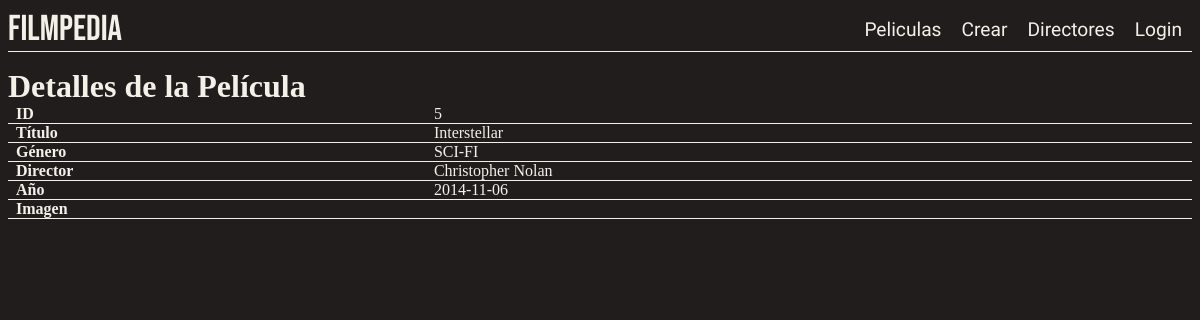
The app's page /pelicula/5, older data.
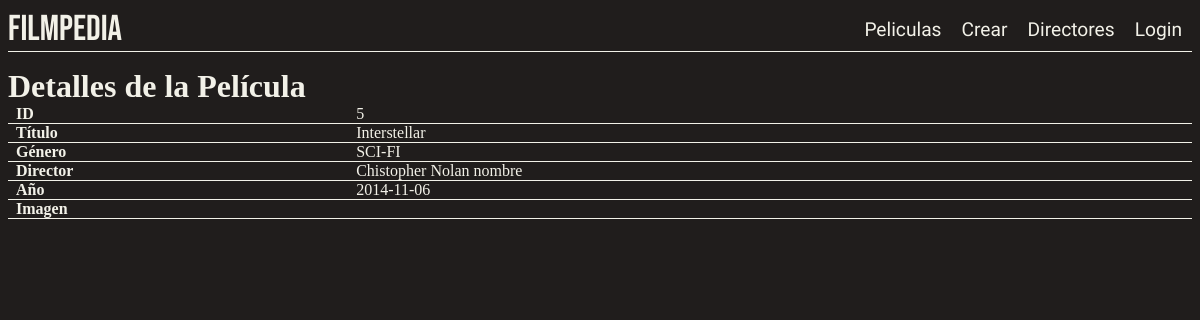
The same page, newer data.
### tables this page shows
CREATE TABLE `peliculas` (
  `id` int(11) NOT NULL,
  `nombre` varchar(255) NOT NULL,
  `fecha_estreno` date DEFAULT NULL,
  `genero` varchar(255) DEFAULT NULL,
  `descripcion` text NOT NULL,
  `imagen` varchar(50) NOT NULL,
  `id_director` int(11) DEFAULT NULL,
  `id_categoria` int(11) DEFAULT NULL
);

CREATE TABLE `directores` (
  `id` int(11) NOT NULL,
  `nombre` varchar(255) NOT NULL,
  `imagen` varchar(50) NOT NULL
);

### app/views/film.view.php (called while the page is built, shortened)
<?php
class FilmView
{
    public function showFilm($film)
    {
        require 'templates/film.phtml';
    }
}

### app/controllers/film.controller.php (called while the page is built, shortened)
<?php
require_once 'app/models/film.model.php';
require_once 'app/views/film.view.php';
class FilmController
{
    private $model;
    private $view;
    public function __construct()
    {
        $this->model = new FilmModel();
        $this->view = new FilmView();
    }
    public function showFilm($id)
    {
        $film = $this->model->getFilm($id);
        if ($film) {
            $film->director_name = $this->model->getDirectorNameById($film->id_director);
        }
        $this->view->showFilm($film);
    }
}

### app/models/config.db.php (called while the page is built, shortened)
<?php
class ConfigModel {
    protected $db;
    public function __construct() {
        $this->db = new PDO(
            "mysql:host=".MYSQL_HOST.";dbname=".MYSQL_DB.";charset=utf8",
            MYSQL_USER,
            MYSQL_PASS
        );
        $this->deploy();
    }
    private function deploy() {
        $query = $this->db->query('SHOW TABLES');
        $tables = $query->fetchAll();
    }
}
?>

### app/models/film.model.php (called while the page is built, shortened)
<?php
require_once 'config.db.php';
class FilmModel extends ConfigModel
{
    public function getFilm($id)
    {
        $query = $this->db->prepare('SELECT * FROM peliculas WHERE id = ?');
        $query->execute([$id]);
        return $query->fetch(PDO::FETCH_OBJ);
    }
}

### templates/film.phtml (the view, shortened to what this page needs)
<?php require('layout/header.phtml') ?>
<!DOCTYPE html>
<html lang="es">
<head>
</head>
<body>
<h1>Detalles de la Película</h1>
<?php if (isset($film)): ?>
    <table>
        <tr>
            <th>ID</th>
            <td><?= htmlspecialchars($film->id) ?></td>
        </tr>
        <tr>
            <th>Título</th>
            <td><?= htmlspecialchars($film->nombre) ?></td>
        </tr>
        <tr>
            <th>Género</th>
            <td><?= htmlspecialchars($film->genero) ?></td>
        </tr>
        <tr>
            <th>Director</th>
            <td><?= htmlspecialchars($film->director_name) ?></td>
        </tr>
        <tr>
            <th>Año</th>
            <td><?= htmlspecialchars($film->fecha_estreno) ?></td>
        </tr>
        <tr>
            <th>Imagen</th>
            <td> <img src="<?= htmlspecialchars($film->imagen) ?>" width="200"> </td>
        </tr>
    </table>
<?php else: ?>
    <p>No se encontraron detalles de la película.</p>
<?php endif; ?>
</body>
</html>

Row changes from the older to the newer data that the page shows:
changed peliculas "Interstellar": id_director.nombre "Christopher Nolan" → "Chistopher Nolan nombre"
